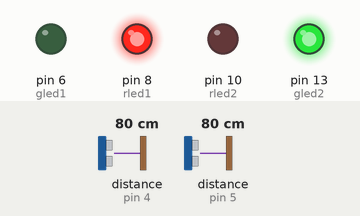
A sketch run on a simulated Arduino Uno, built with avr-gcc and run on an emulated ATmega328P. Shown: output pins drawn as LEDs (lit = HIGH). Wiring (inferred from the names in the program): 2 × ultrasonic range finder: trigger pin 2, echo pin 4 / trigger pin 3, echo pin 5. The test bench sets the inputs (shaded band); at power-on: distance to the obstacle (sensors on pin 4, pin 5) 80 cm. The echo pulse lasts 58.3 µs per cm; pins used as bus, display or sensor lines are not drawn.

Above: at 2.5 s.
At 7.5 s:
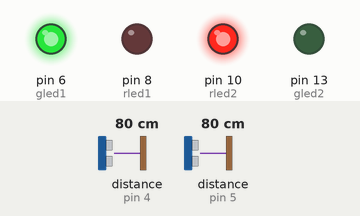
Timing chart, 0 to 13.0 s (numbered marks = the images above):
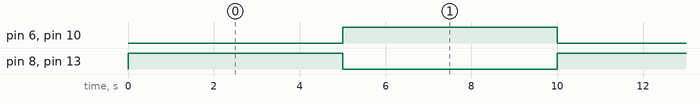

The sketch:

smart_traffic_light_Code.ino
```cpp
byte trig1 = 2;
byte trig2 = 3;
byte echo1 = 4;
byte echo2 = 5;
byte gled1 = 6;
byte gled2 = 13;
byte rled1 = 8;
byte rled2 = 10;
int i=0;
float timeOut=2*(150+10)/100/340*1000000;
void  setup() {
  // put your setup code here, to run once:
  pinMode(trig1,OUTPUT);
  pinMode(trig2,OUTPUT);
  pinMode(echo1,INPUT);
  pinMode(echo2,INPUT);
  pinMode(gled1,OUTPUT);
  pinMode(gled2,OUTPUT);
  pinMode(rled1,OUTPUT);
  pinMode(rled2,OUTPUT);
  digitalWrite(rled1,LOW);
  digitalWrite(gled1,LOW);
  digitalWrite(rled2,LOW);
  digitalWrite(gled2,LOW);

}

void loop() {
  int d1 = getDistance(trig1,echo1);
  int d2 = getDistance(trig2,echo2);
  if(d1>=100 && d2<=100)
  {
    digitalWrite(rled1,HIGH);
    digitalWrite(gled1,LOW);
    digitalWrite(rled2,LOW);
    digitalWrite(gled2,HIGH);
    delay(5000);
    i=0;
  }
  else if(d1<=100 && d2>=100)
  {
    digitalWrite(rled1,LOW);
    digitalWrite(gled1,HIGH);
    digitalWrite(rled2,HIGH);
    digitalWrite(gled2,LOW);
    delay(5000);
    i=0;
  }
  else if(d1<=100 && d2<=100)
  {
    if(i%2==0)
    {
      digitalWrite(rled1,HIGH);
      digitalWrite(gled1,LOW);
      digitalWrite(rled2,LOW);
      digitalWrite(gled2,HIGH);
      delay(5000);
    }
    else
    {
      digitalWrite(rled1,LOW);
      digitalWrite(gled1,HIGH);
      digitalWrite(rled2,HIGH);
      digitalWrite(gled2,LOW);
      delay(5000);
    }
    i++;
  }
  digitalWrite(rled1,LOW);
  digitalWrite(gled1,LOW);
  digitalWrite(rled2,LOW);
  digitalWrite(gled2,LOW);

  // put your main code here, to run repeatedly:

}
int getDistance(byte trig,byte echo)
{
  int distances;
  unsigned long pulseTime;
  digitalWrite(trig, HIGH);                         //Generate a 10 microsecond pulse
  delayMicroseconds(10);
  digitalWrite(trig, LOW);
  pulseTime = pulseIn(echo, HIGH, timeOut);
  distances = (float)pulseTime * 340 / 2 / 10000;
  return distances;
}
```

Measured:
- by itself, pin 6 (gled1), pin 8 (rled1), pin 10 (rled2), pin 13 (gled2): alternates HIGH for 5.0 s and LOW for 5.0 s
- by itself, everything shown: repeats every 10.0 s, in 4 steps
